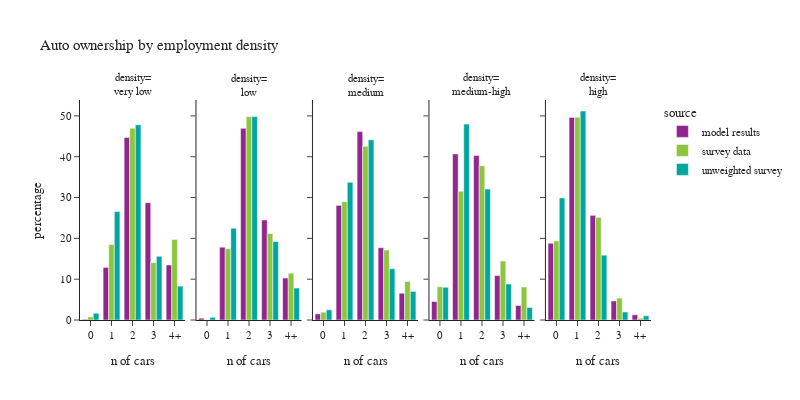

Here is the notebook cell this chart was saved with:
### Code cell
plot_auto(hh_data.dropna(subset=['emp_density_group']),'emp_density_group','employment density','density')

### Figure 1 — Plotly figure (JSON) as saved in the notebook; plotly's stock layout.template omitted (floating-point values rounded to 4 significant figures)
{"data": [{"alignmentgroup": "True", "hovertemplate": "source=model results<br>emp_density_group=very low<br>auto_ownership_simple=%{x}<br>percentage=%{y}<extra></extra>", "legendgroup": "model results", "marker": {"color": "#91268F", "pattern": {"shape": ""}}, "name": "model results", "offsetgroup": "model results", "orientation": "v", "showlegend": true, "textposition": "auto", "type": "bar", "x": ["0", "1", "2", "3", "4+"], "xaxis": "x", "y": [0.1774, 12.88, 44.72, 28.73, 13.48], "yaxis": "y"}, {"alignmentgroup": "True", "hovertemplate": "source=model results<br>emp_density_group=low<br>auto_ownership_simple=%{x}<br>percentage=%{y}<extra></extra>", "legendgroup": "model results", "marker": {"color": "#91268F", "pattern": {"shape": ""}}, "name": "model results", "offsetgroup": "model results", "orientation": "v", "showlegend": false, "textposition": "auto", "type": "bar", "x": ["0", "1", "2", "3", "4+"], "xaxis": "x2", "y": [0.4415, 17.85, 46.95, 24.48, 10.28], "yaxis": "y2"}, {"alignmentgroup": "True", "hovertemplate": "source=model results<br>emp_density_group=medium<br>auto_ownership_simple=%{x}<br>percentage=%{y}<extra></extra>", "legendgroup": "model results", "marker": {"color": "#91268F", "pattern": {"shape": ""}}, "name": "model results", "offsetgroup": "model results", "orientation": "v", "showlegend": false, "textposition": "auto", "type": "bar", "x": ["0", "1", "2", "3", "4+"], "xaxis": "x3", "y": [1.494, 28.08, 46.16, 17.71, 6.558], "yaxis": "y3"}, {"alignmentgroup": "True", "hovertemplate": "source=model results<br>emp_density_group=medium-high<br>auto_ownership_simple=%{x}<br>percentage=%{y}<extra></extra>", "legendgroup": "model results", "marker": {"color": "#91268F", "pattern": {"shape": ""}}, "name": "model results", "offsetgroup": "model results", "orientation": "v", "showlegend": false, "textposition": "auto", "type": "bar", "x": ["0", "1", "2", "3", "4+"], "xaxis": "x4", "y": [4.539, 40.69, 40.31, 10.88, 3.574], "yaxis": "y4"}, {"alignmentgroup": "True", "hovertemplate": "source=model results<br>emp_density_group=high<br>auto_ownership_simple=%{x}<br>percentage=%{y}<extra></extra>", "legendgroup": "model results", "marker": {"color": "#91268F", "pattern": {"shape": ""}}, "name": "model results", "offsetgroup": "model results", "orientation": "v", "showlegend": false, "textposition": "auto", "type": "bar", "x": ["0", "1", "2", "3", "4+"], "xaxis": "x5", "y": [18.8, 49.62, 25.64, 4.668, 1.278], "yaxis": "y5"}, {"alignmentgroup": "True", "hovertemplate": "source=survey data<br>emp_density_group=very low<br>auto_ownership_simple=%{x}<br>percentage=%{y}<extra></extra>", "legendgroup": "survey data", "marker": {"color": "#8CC63E", "pattern": {"shape": ""}}, "name": "survey data", "offsetgroup": "survey data", "orientation": "v", "showlegend": true, "textposition": "auto", "type": "bar", "x": ["0", "1", "2", "3", "4+"], "xaxis": "x", "y": [0.7392, 18.48, 47.0, 14.05, 19.72], "yaxis": "y"}, {"alignmentgroup": "True", "hovertemplate": "source=survey data<br>emp_density_group=low<br>auto_ownership_simple=%{x}<br>percentage=%{y}<extra></extra>", "legendgroup": "survey data", "marker": {"color": "#8CC63E", "pattern": {"shape": ""}}, "name": "survey data", "offsetgroup": "survey data", "orientation": "v", "showlegend": false, "textposition": "auto", "type": "bar", "x": ["0", "1", "2", "3", "4+"], "xaxis": "x2", "y": [0.08766, 17.46, 49.79, 21.18, 11.48], "yaxis": "y2"}, {"alignmentgroup": "True", "hovertemplate": "source=survey data<br>emp_density_group=medium<br>auto_ownership_simple=%{x}<br>percentage=%{y}<extra></extra>", "legendgroup": "survey data", "marker": {"color": "#8CC63E", "pattern": {"shape": ""}}, "name": "survey data", "offsetgroup": "survey data", "orientation": "v", "showlegend": false, "textposition": "auto", "type": "bar", "x": ["0", "1", "2", "3", "4+"], "xaxis": "x3", "y": [1.903, 28.97, 42.54, 17.16, 9.435], "yaxis": "y3"}, {"alignmentgroup": "True", "hovertemplate": "source=survey data<br>emp_density_group=medium-high<br>auto_ownership_simple=%{x}<br>percentage=%{y}<extra></extra>", "legendgroup": "survey data", "marker": {"color": "#8CC63E", "pattern": {"shape": ""}}, "name": "survey data", "offsetgroup": "survey data", "orientation": "v", "showlegend": false, "textposition": "auto", "type": "bar", "x": ["0", "1", "2", "3", "4+"], "xaxis": "x4", "y": [8.15, 31.55, 37.8, 14.43, 8.069], "yaxis": "y4"}, {"alignmentgroup": "True", "hovertemplate": "source=survey data<br>emp_density_group=high<br>auto_ownership_simple=%{x}<br>percentage=%{y}<extra></extra>", "legendgroup": "survey data", "marker": {"color": "#8CC63E", "pattern": {"shape": ""}}, "name": "survey data", "offsetgroup": "survey data", "orientation": "v", "showlegend": false, "textposition": "auto", "type": "bar", "x": ["0", "1", "2", "3", "4+"], "xaxis": "x5", "y": [19.4, 49.67, 25.16, 5.34, 0.4333], "yaxis": "y5"}, {"alignmentgroup": "True", "hovertemplate": "source=unweighted survey<br>emp_density_group=very low<br>auto_ownership_simple=%{x}<br>percentage=%{y}<extra></extra>", "legendgroup": "unweighted survey", "marker": {"color": "#00A7A0", "pattern": {"shape": ""}}, "name": "unweighted survey", "offsetgroup": "unweighted survey", "orientation": "v", "showlegend": true, "textposition": "auto", "type": "bar", "x": ["0", "1", "2", "3", "4+"], "xaxis": "x", "y": [1.661, 26.58, 47.84, 15.61, 8.306], "yaxis": "y"}, {"alignmentgroup": "True", "hovertemplate": "source=unweighted survey<br>emp_density_group=low<br>auto_ownership_simple=%{x}<br>percentage=%{y}<extra></extra>", "legendgroup": "unweighted survey", "marker": {"color": "#00A7A0", "pattern": {"shape": ""}}, "name": "unweighted survey", "offsetgroup": "unweighted survey", "orientation": "v", "showlegend": false, "textposition": "auto", "type": "bar", "x": ["0", "1", "2", "3", "4+"], "xaxis": "x2", "y": [0.6515, 22.48, 49.84, 19.22, 7.818], "yaxis": "y2"}, {"alignmentgroup": "True", "hovertemplate": "source=unweighted survey<br>emp_density_group=medium<br>auto_ownership_simple=%{x}<br>percentage=%{y}<extra></extra>", "legendgroup": "unweighted survey", "marker": {"color": "#00A7A0", "pattern": {"shape": ""}}, "name": "unweighted survey", "offsetgroup": "unweighted survey", "orientation": "v", "showlegend": false, "textposition": "auto", "type": "bar", "x": ["0", "1", "2", "3", "4+"], "xaxis": "x3", "y": [2.513, 33.75, 44.17, 12.57, 7.002], "yaxis": "y3"}, {"alignmentgroup": "True", "hovertemplate": "source=unweighted survey<br>emp_density_group=medium-high<br>auto_ownership_simple=%{x}<br>percentage=%{y}<extra></extra>", "legendgroup": "unweighted survey", "marker": {"color": "#00A7A0", "pattern": {"shape": ""}}, "name": "unweighted survey", "offsetgroup": "unweighted survey", "orientation": "v", "showlegend": false, "textposition": "auto", "type": "bar", "x": ["0", "1", "2", "3", "4+"], "xaxis": "x4", "y": [8.018, 48.0, 32.07, 8.82, 3.093], "yaxis": "y4"}, {"alignmentgroup": "True", "hovertemplate": "source=unweighted survey<br>emp_density_group=high<br>auto_ownership_simple=%{x}<br>percentage=%{y}<extra></extra>", "legendgroup": "unweighted survey", "marker": {"color": "#00A7A0", "pattern": {"shape": ""}}, "name": "unweighted survey", "offsetgroup": "unweighted survey", "orientation": "v", "showlegend": false, "textposition": "auto", "type": "bar", "x": ["0", "1", "2", "3", "4+"], "xaxis": "x5", "y": [29.91, 51.2, 15.88, 1.965, 1.037], "yaxis": "y5"}], "layout": {"annotations": [{"font": {}, "showarrow": false, "text": "density=<br>very low", "x": 0.092, "xanchor": "center", "xref": "paper", "y": 1.0, "yanchor": "bottom", "yref": "paper"}, {"font": {}, "showarrow": false, "text": "density=<br>low", "x": 0.296, "xanchor": "center", "xref": "paper", "y": 1.0, "yanchor": "bottom", "yref": "paper"}, {"font": {}, "showarrow": false, "text": "density=<br>medium", "x": 0.5, "xanchor": "center", "xref": "paper", "y": 1.0, "yanchor": "bottom", "yref": "paper"}, {"font": {}, "showarrow": false, "text": "density=<br>medium-high", "x": 0.704, "xanchor": "center", "xref": "paper", "y": 1.0, "yanchor": "bottom", "yref": "paper"}, {"font": {}, "showarrow": false, "text": "density=<br>high", "x": 0.908, "xanchor": "center", "xref": "paper", "y": 1.0, "yanchor": "bottom", "yref": "paper"}], "barmode": "group", "font": {"size": 11}, "height": 400, "legend": {"title": {"text": "source"}, "tracegroupgap": 0}, "title": {"text": "Auto ownership by employment density"}, "width": 800, "xaxis": {"anchor": "y", "domain": [0.0, 0.184], "title": {"text": "n of cars"}}, "xaxis2": {"anchor": "y2", "domain": [0.204, 0.388], "matches": "x", "title": {"text": "n of cars"}}, "xaxis3": {"anchor": "y3", "domain": [0.408, 0.592], "matches": "x", "title": {"text": "n of cars"}}, "xaxis4": {"anchor": "y4", "domain": [0.612, 0.796], "matches": "x", "title": {"text": "n of cars"}}, "xaxis5": {"anchor": "y5", "domain": [0.816, 1.0], "matches": "x", "title": {"text": "n of cars"}}, "yaxis": {"anchor": "x", "domain": [0.0, 1.0], "title": {"text": "percentage"}}, "yaxis2": {"anchor": "x2", "domain": [0.0, 1.0], "matches": "y", "showticklabels": false}, "yaxis3": {"anchor": "x3", "domain": [0.0, 1.0], "matches": "y", "showticklabels": false}, "yaxis4": {"anchor": "x4", "domain": [0.0, 1.0], "matches": "y", "showticklabels": false}, "yaxis5": {"anchor": "x5", "domain": [0.0, 1.0], "matches": "y", "showticklabels": false}}}
